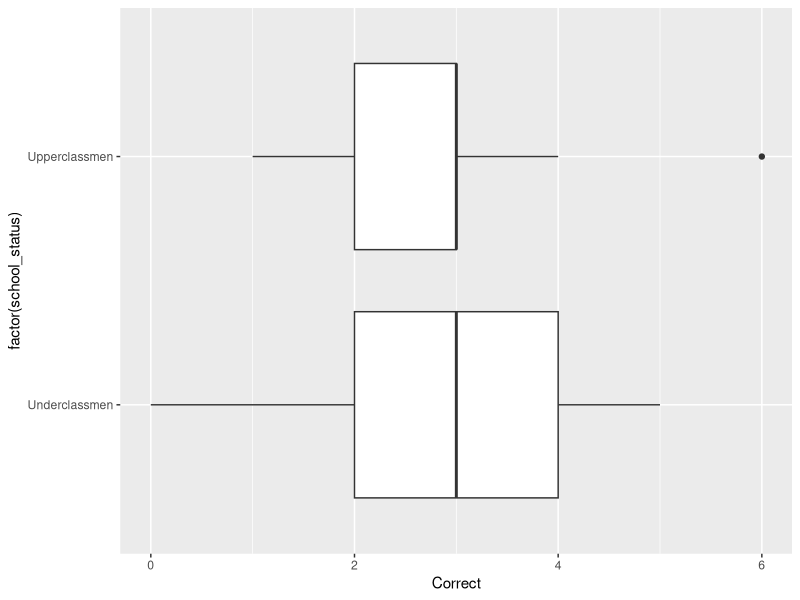
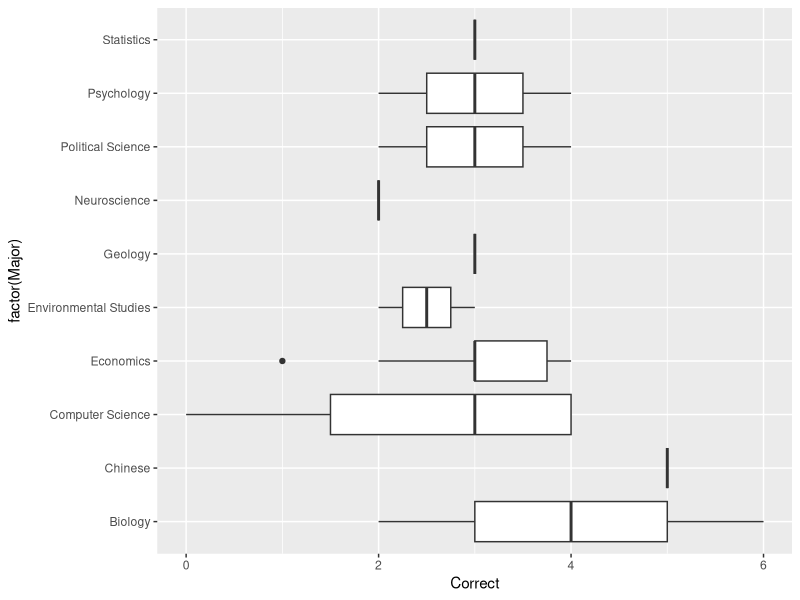
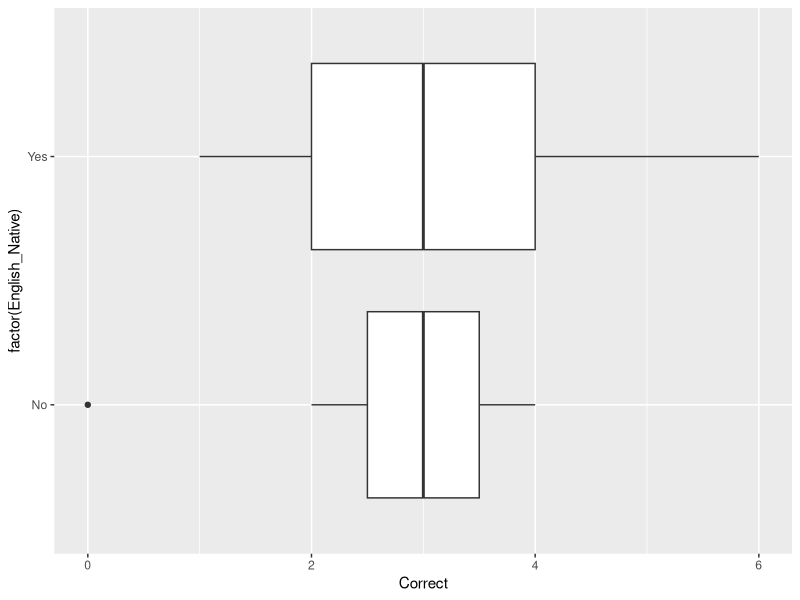
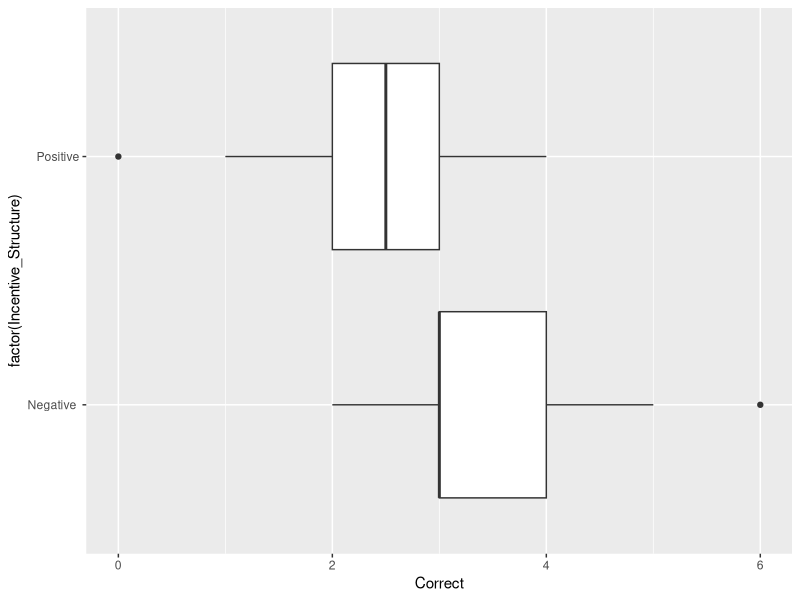
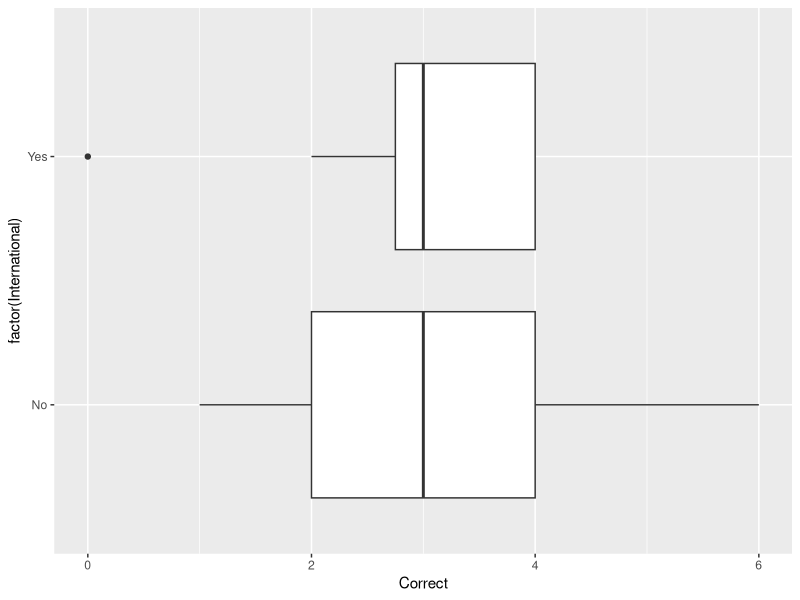
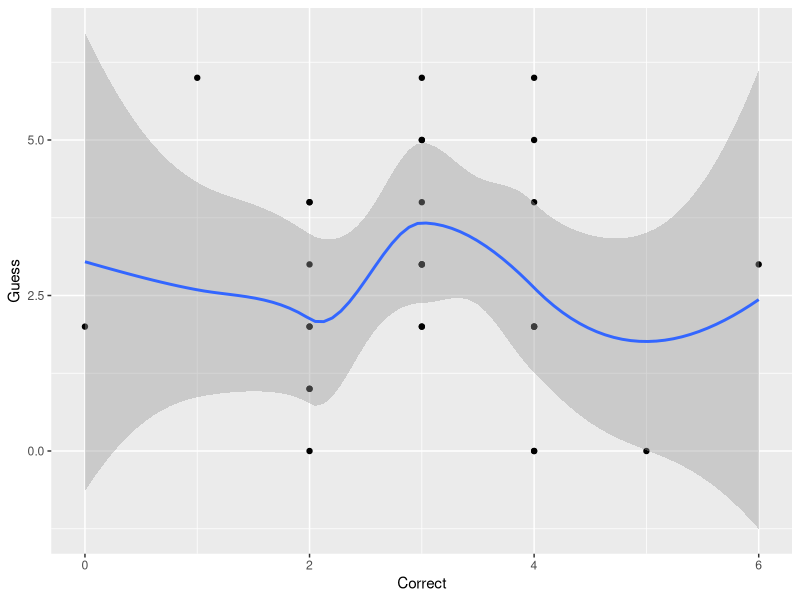
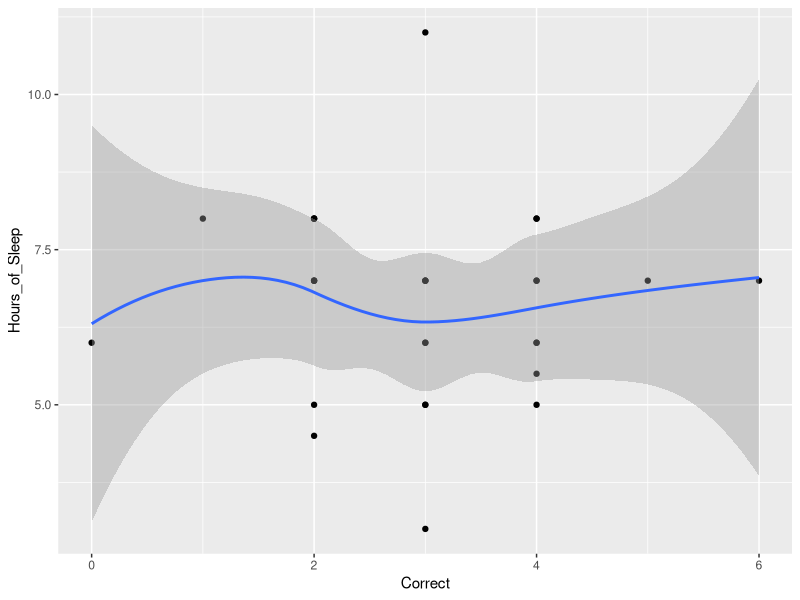
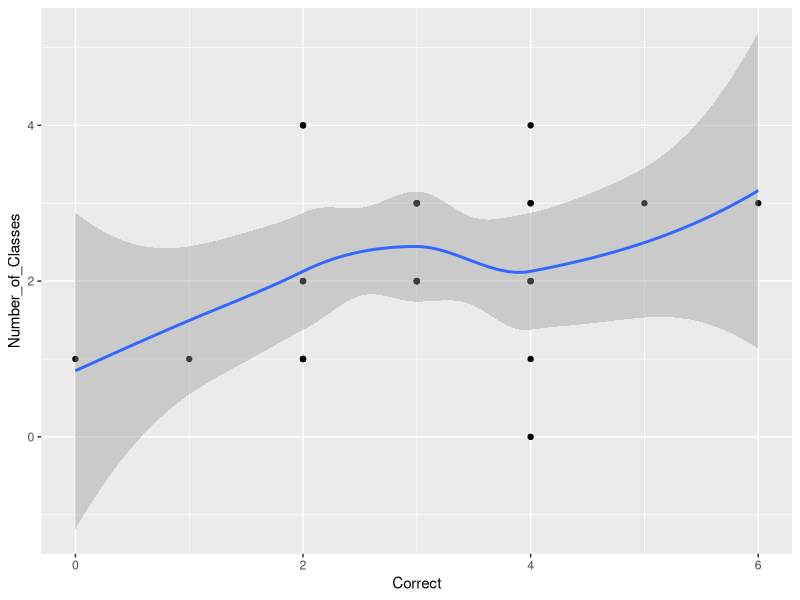

R code for these plots, in order:
## ---- chunk 1
knitr::opts_chunk$set(echo = FALSE, error = TRUE, warning = FALSE, message = FALSE)

library(dplyr)
library(tidyr)
library(lubridate)
library(stringr)
library(ggplot2)
library(sf)
library(spdep)
library(spatialreg)
## ---- chunk 2
experiment<- read.csv('Data.csv')
data<-as.data.frame(experiment)
data_clean<- data %>% 
  filter(SL<30) %>% 
  select(-X,-X.1) 
## ---- chunk 3

data_clean %>% 
  filter(School_Year == 1)

##Given the low number of first years we could create two variables, one that it lower and upper classmen 

data_clean<-data_clean %>% 
  mutate(school_status = ifelse(test = School_Year == 1|School_Year==2, yes = "Underclassmen",no = "Upperclassmen"))

data_clean %>% 
  ggplot(aes(x = Correct, y = factor(school_status)))+
  geom_boxplot()

##Maybe Group as Social Sciences, STEM. 
data_clean %>% 
  ggplot(aes(x = Correct, y = factor(Major)))+
  geom_boxplot()



data_clean %>% 
  ggplot(aes(x = Correct, y = factor(English_Native)))+
  geom_boxplot()

data_clean %>% 
  ggplot(aes(x = Correct, y = factor(Incentive_Structure)))+
  geom_boxplot()

data_clean %>% 
  ggplot(aes(x = Correct, y = factor(International)))+
  geom_boxplot()


data_clean %>% 
  ggplot(aes(x = Correct, y = Guess))+
  geom_point()+
  geom_smooth()

data_clean %>% 
  ggplot(aes(x = Correct, y = Hours_of_Sleep))+
  geom_point()+
  geom_smooth()

data_clean %>% 
  ggplot(aes(x = Correct, y = Number_of_Classes))+
  geom_point()+
  geom_smooth()

data_clean %>% 
  ggplot(aes(x = Correct, y = Workload))+
  geom_boxplot()

data_clean %>% 
  ggplot(aes(x = Correct, y = Gender))+
  geom_boxplot()




data_clean %>% 
  filter(Major == "Political Science")


data_clean %>% 
  count(Major)

NEW_MAJOR_CATEGORY<-data_clean %>% 
  mutate(Major_category = ifelse(Major=="Biology"|Major=="Computer Science"|Major=="Geology"|Major=="Neuroscience"|Major=="Statistics","Stem","Social Science")) 

NEW_MAJOR_CATEGORY %>% 
  ggplot(aes(x = Major_category,y = Correct))+
  geom_boxplot()


lm(Correct~Gender+factor(school_status)+English_Native ,data = data_clean)
